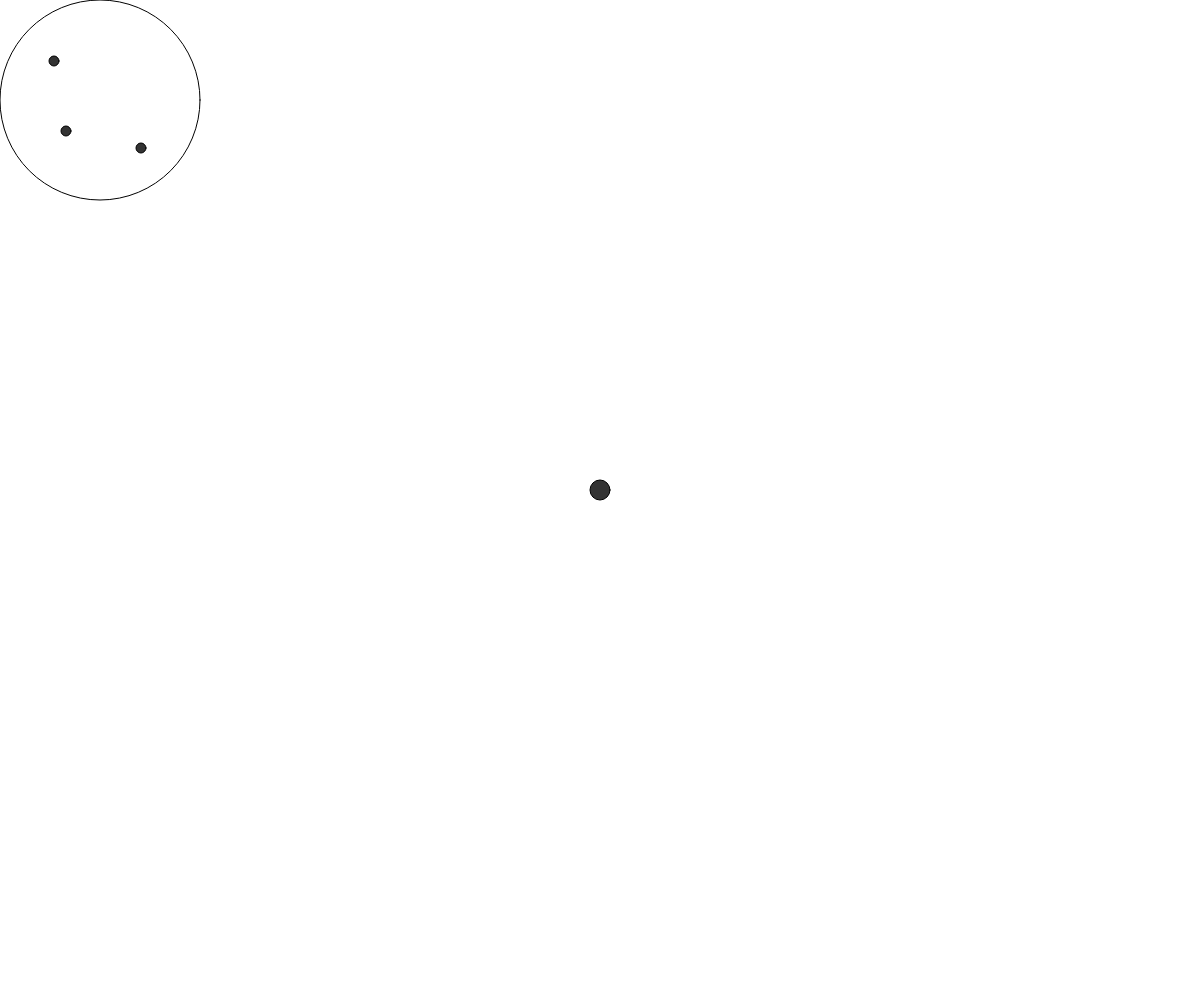
Frame 1 (no input)
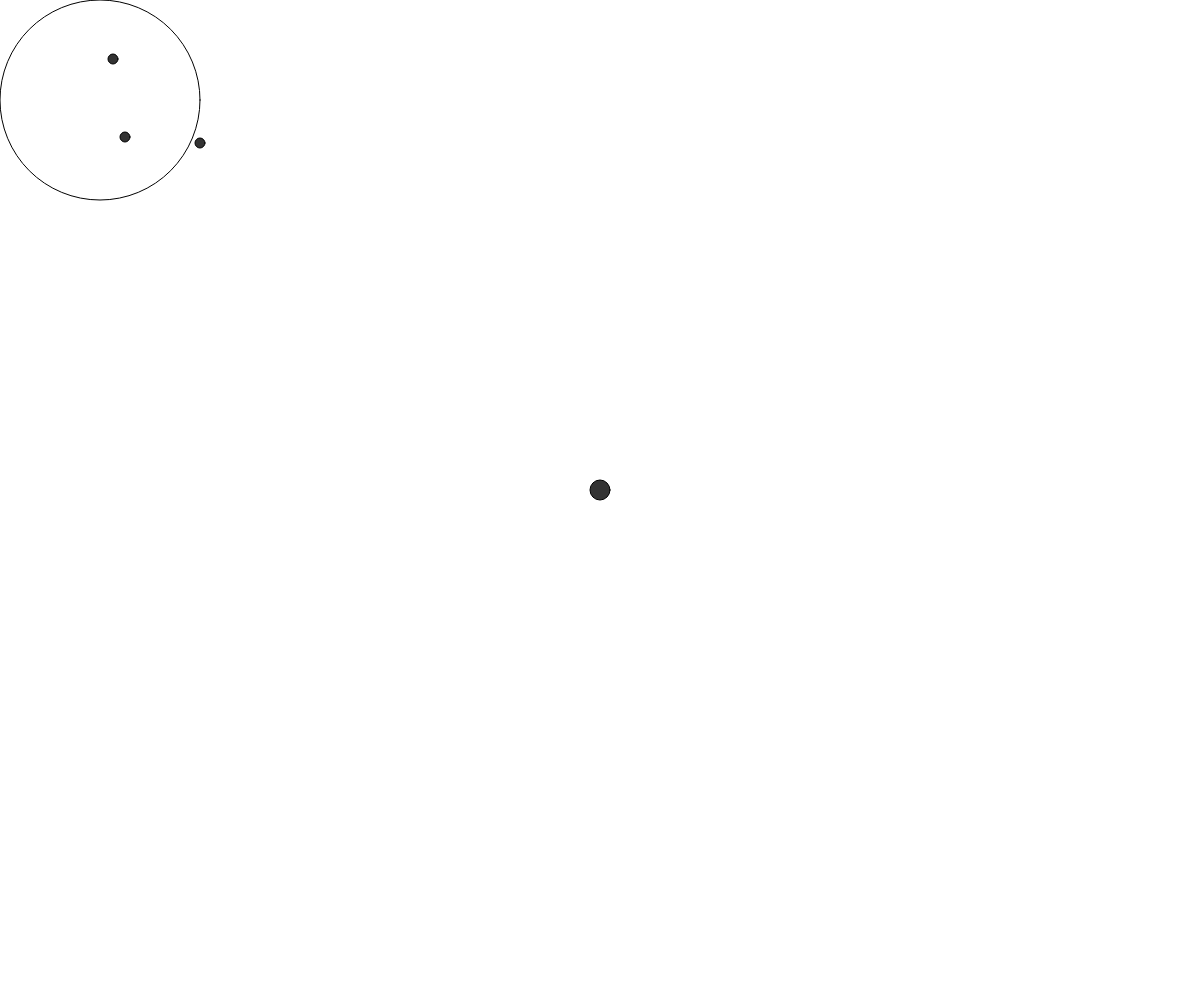
Frame 60 (no input)
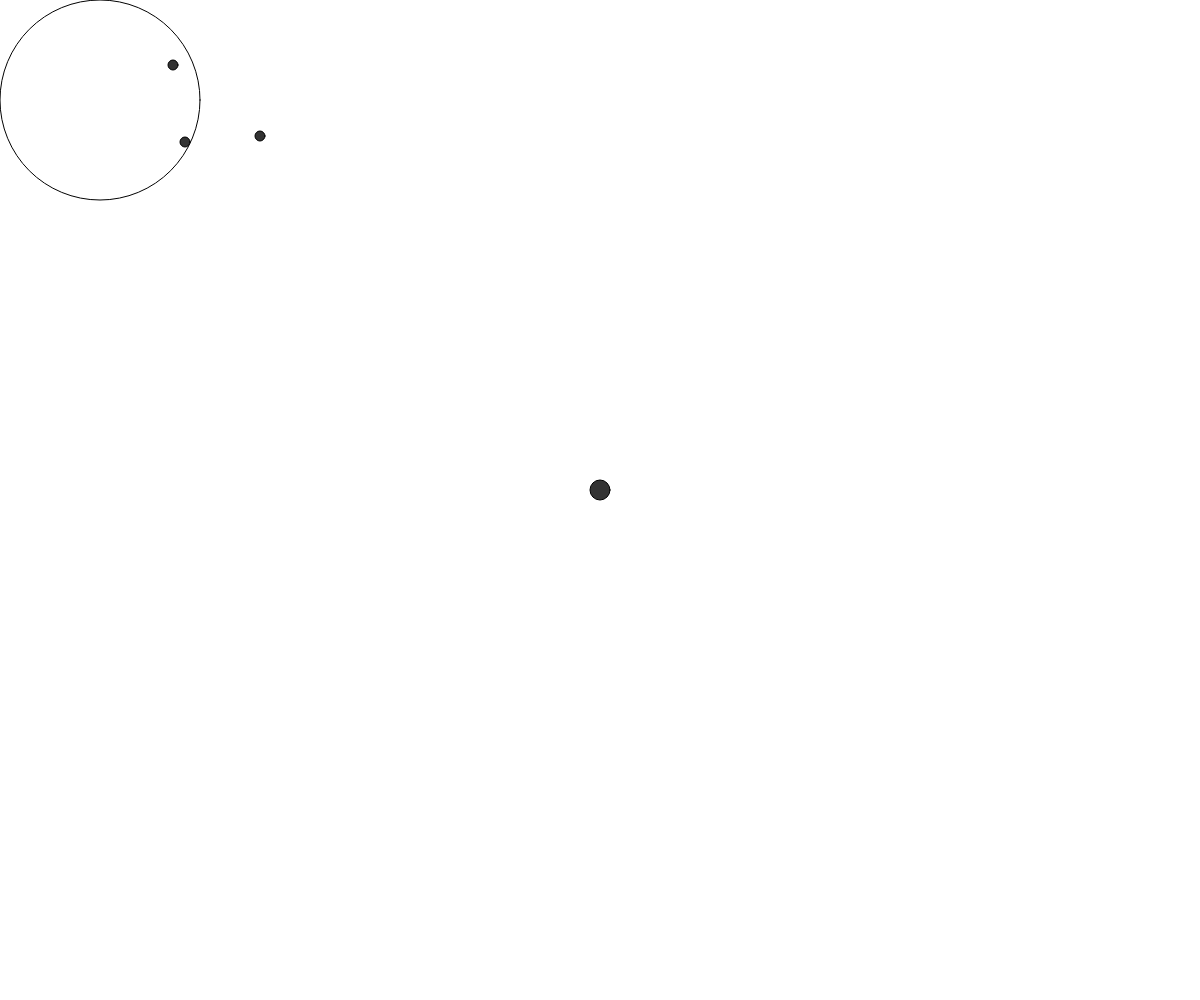
Frame 120 (the mouse pressed at the canvas centre since frame 60)

The p5.js sketch that drew these frames (run headless with seeded random() and noise() and a simulated clock; from frame 60 on, the mouse is pressed at the canvas centre):

// p5.js sketch
// ── sketch.js
let boundaryX = 100;
let boundaryY = 100;
let velocity;

function getInitialPosition() {
  return [boundaryX + getRandomInt(-50, 50), boundaryY + getRandomInt(-50, 50)];
}

const positions = [
  getInitialPosition(),
  getInitialPosition(),
  getInitialPosition(),
];

function setup() {
  createCanvas(windowWidth, windowHeight);
}

function getRandomInt(min, max) {
  min = Math.ceil(min);
  max = Math.floor(max);
  return Math.floor(Math.random() * (max - min + 1)) + min;
}

function keyPressed() {
  if (keyCode === LEFT_ARROW) {
    console.log("left");
  } else if (keyCode === RIGHT_ARROW) {
    console.log("right");
  }
}

function draw() {
  background(255);
  drawBoundary();
  drawFocusCircle();


  drawTargets();
  updateTargets();
}

function updateTargets() {
  for (let i = 0; i < positions.length; i++) {
    positions[i][0] = positions[i][0] + 1;
    positions[i][1] = positions[i][1] + getRandomInt(-1, 1);
  }
}

function drawTarget(x, y) {
  fill(51);
  circle(x, y, 10);
  noFill();
}

function drawTargets() {
  for (let i = 0; i < positions.length; i++) {
    let x = positions[i][0];
    let y = positions[i][1];
    drawTarget(x, y);
  }
}

function drawFocusCircle() {
  const radius = 20;
  fill(51);
  circle(windowWidth / 2, windowHeight / 2 - radius / 2, radius);
  noFill();
}

function drawBoundary() {
  circle(boundaryX, boundaryY, 200);
}

// ── .eslintrc.js
// module.exports = {
//   env: {
//     browser: true,
//     es2021: true,
//   },
//   extends: ['standard', 'plugin:react/recommended'],
//   overrides: [
//     {
//       env: {
//         node: true,
//       },
//       files: ['src/*'],
//       parserOptions: {
//         sourceType: 'module',
//       },
//     },
//   ],
//   parserOptions: {
//     ecmaVersion: 'latest',
//     sourceType: 'module',
//   },
//   plugins: ['react'],
//   rules: {
//     'import/prefer-default-export': ['warn', { target: 'any' }],
//     semi: [2, 'always'],
//   },
// };

// ── main.html
<html>
  <head>
    <title>RubaVision</title>
    <script src="https://cdn.jsdelivr.net/npm/p5@1.7.0/lib/p5.js"></script>
    <script src="lib/sketch.js"></script>
  </head>
  <body>
    <main></main>
  </body>
</html>
